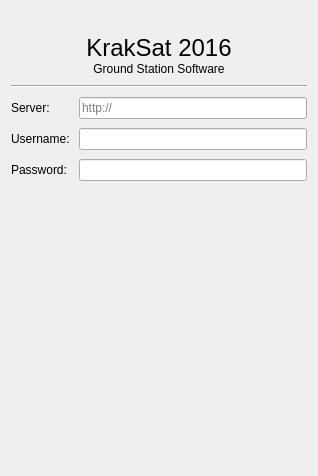
<?xml version="1.0" encoding="UTF-8"?>
<ui version="4.0">
 <class>LoginDialog</class>
 <widget class="QDialog" name="LoginDialog">
  <property name="geometry">
   <rect>
    <x>0</x>
    <y>0</y>
    <width>318</width>
    <height>476</height>
   </rect>
  </property>
  <property name="windowTitle">
   <string>Login to KrakSat Server</string>
  </property>
  <property name="windowOpacity">
   <double>1.000000000000000</double>
  </property>
  <layout class="QVBoxLayout" name="verticalLayout">
   <property name="spacing">
    <number>9</number>
   </property>
   <item>
    <widget class="QLabel" name="label">
     <property name="sizePolicy">
      <sizepolicy hsizetype="Preferred" vsizetype="Preferred">
       <horstretch>0</horstretch>
       <verstretch>0</verstretch>
      </sizepolicy>
     </property>
     <property name="minimumSize">
      <size>
       <width>150</width>
       <height>0</height>
      </size>
     </property>
     <property name="text">
      <string/>
     </property>
     <property name="pixmap">
      <pixmap resource="../../qttest2/res.qrc">:/res/logo_150.png</pixmap>
     </property>
     <property name="scaledContents">
      <bool>false</bool>
     </property>
     <property name="alignment">
      <set>Qt::AlignCenter</set>
     </property>
    </widget>
   </item>
   <item>
    <widget class="QLabel" name="label_2">
     <property name="text">
      <string>&lt;html&gt;&lt;head/&gt;&lt;body&gt;&lt;p&gt;&lt;span style=&quot; font-size:18pt;&quot;&gt;KrakSat 2016&lt;br/&gt;&lt;/span&gt;Ground Station Software&lt;/p&gt;&lt;/body&gt;&lt;/html&gt;</string>
     </property>
     <property name="alignment">
      <set>Qt::AlignCenter</set>
     </property>
    </widget>
   </item>
   <item>
    <widget class="QFrame" name="frame">
     <property name="frameShape">
      <enum>QFrame::HLine</enum>
     </property>
     <property name="frameShadow">
      <enum>QFrame::Sunken</enum>
     </property>
    </widget>
   </item>
   <item>
    <layout class="QFormLayout" name="formLayout_2">
     <item row="0" column="0">
      <widget class="QLabel" name="serverLabel">
       <property name="text">
        <string>Server:</string>
       </property>
      </widget>
     </item>
     <item row="0" column="1">
      <widget class="QLineEdit" name="serverEdit">
       <property name="placeholderText">
        <string>http://</string>
       </property>
      </widget>
     </item>
     <item row="1" column="0">
      <widget class="QLabel" name="usernameLabel">
       <property name="text">
        <string>Username:</string>
       </property>
      </widget>
     </item>
     <item row="1" column="1">
      <widget class="QLineEdit" name="usernameEdit"/>
     </item>
     <item row="2" column="0">
      <widget class="QLabel" name="passwordLabel">
       <property name="text">
        <string>Password:</string>
       </property>
      </widget>
     </item>
     <item row="2" column="1">
      <widget class="QLineEdit" name="passwordEdit">
       <property name="echoMode">
        <enum>QLineEdit::Password</enum>
       </property>
      </widget>
     </item>
    </layout>
   </item>
   <item>
    <spacer name="verticalSpacer">
     <property name="orientation">
      <enum>Qt::Vertical</enum>
     </property>
     <property name="sizeHint" stdset="0">
      <size>
       <width>20</width>
       <height>40</height>
      </size>
     </property>
    </spacer>
   </item>
   <item>
    <widget class="QDialogButtonBox" name="buttonBox">
     <property name="orientation">
      <enum>Qt::Horizontal</enum>
     </property>
    </widget>
   </item>
  </layout>
 </widget>
 <resources>
  <include location="../../qttest2/res.qrc"/>
 </resources>
 <connections>
  <connection>
   <sender>buttonBox</sender>
   <signal>accepted()</signal>
   <receiver>LoginDialog</receiver>
   <slot>accept()</slot>
   <hints>
    <hint type="sourcelabel">
     <x>247</x>
     <y>553</y>
    </hint>
    <hint type="destinationlabel">
     <x>157</x>
     <y>274</y>
    </hint>
   </hints>
  </connection>
  <connection>
   <sender>buttonBox</sender>
   <signal>rejected()</signal>
   <receiver>LoginDialog</receiver>
   <slot>reject()</slot>
   <hints>
    <hint type="sourcelabel">
     <x>308</x>
     <y>553</y>
    </hint>
    <hint type="destinationlabel">
     <x>286</x>
     <y>274</y>
    </hint>
   </hints>
  </connection>
  <connection>
   <sender>serverEdit</sender>
   <signal>editingFinished()</signal>
   <receiver>LoginDialog</receiver>
   <slot>check_server_contents()</slot>
   <hints>
    <hint type="sourcelabel">
     <x>195</x>
     <y>349</y>
    </hint>
    <hint type="destinationlabel">
     <x>158</x>
     <y>280</y>
    </hint>
   </hints>
  </connection>
 </connections>
 <slots>
  <slot>check_server_contents()</slot>
 </slots>
</ui>
